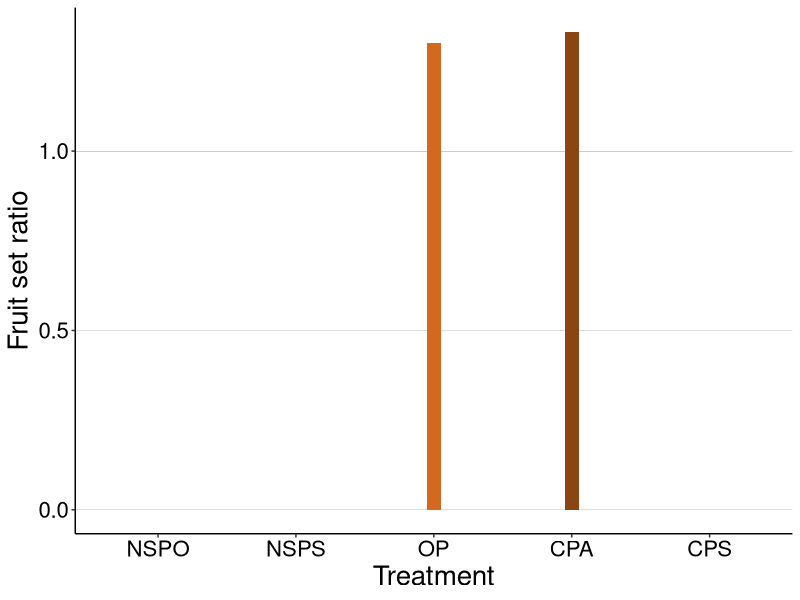

Recreate this plot in R.
## ---- chunk 1
knitr::opts_chunk$set(warning = FALSE, message = FALSE, echo = FALSE)
library(readxl)
data<-read_excel("database.xlsx", sheet = "III poliniza")

data$Tratamiento <- factor(data$Tratamiento,
                   levels = c("Libre", "Auto","Auto *", "Cruzado =","Cruzado *"),
                   labels = c("[OP]", "[NSPO]","[NSPS]", "[CPS]","[CPA]"))

# "[O]", "[NSB]","[NSG]", "[ASG]","[AC]"

data$Tratamiento<-as.factor(data$Tratamiento)
data$Ef<-as.numeric(data$Ef)
data$Tratamiento<-factor(data$Tratamiento,levels=c("[NSPO]","[NSPS]","[OP]","[CPA]", "[CPS]"))

### Pollination efficiency per treatment
library(ggplot2)
# color=c("coral4","coral","chocolate","chocolate4","tan3","chocolate1")
# G<-ggplot(data=data, aes(x=Tratamiento, y=Ef, fill=Tratamiento)) +
#   geom_bar(stat="identity", position="stack", width=0.1) +
#   theme_classic()+
#   labs(y="Efficiency (%)", x="Treatment")+
#   scale_fill_manual(values = c("coral4","coral","chocolate","chocolate4","tan3"))+
#   theme(text = element_text(size=20))+
#   theme(legend.title=element_blank())+
#   theme(legend.position = "none")+
#   theme(panel.grid.major.y = element_line(size=0.05, color='black'))+
#   theme(panel.grid.major.x = element_blank())+
#   theme(text = element_text(size=20, color='black'))+
#   theme(axis.text = element_text(color='black'))+
#   ylim(0,25)
# G
## ---- chunk 2
knitr::opts_chunk$set(warning = FALSE, message = FALSE, echo = FALSE)

# datapol<-read.delim("datapol.txt")

## ---- chunk 3
knitr::opts_chunk$set(warning = FALSE, message = FALSE, echo = FALSE)

datapol<-read_excel("database.xlsx", sheet = "III polin")

datapol$TRA <- factor(datapol$TRA,
                   levels = c("NSPO","NSPS","OP","CPA", "CPS"))

library(ggplot2)
# color=c("coral4","coral","chocolate","chocolate4","tan3","chocolate1")
G2<-ggplot(data=datapol, aes(x=TRA, y=PROP, fill=TRA)) +
  geom_bar(stat="identity", position="stack", width=0.1) +
  theme_classic()+
  labs(y="Fruit set ratio", x="Treatment")+
  scale_fill_manual(values = c("coral4","coral","chocolate","chocolate4","tan3"))+
  theme(text = element_text(size=20))+
  theme(legend.title=element_blank())+
  theme(legend.position = "none")+
  theme(panel.grid.major.y = element_line(size=0.05, color='black'))+
  theme(panel.grid.major.x = element_blank())+
  theme(text = element_text(size=20, color='black'))+
  theme(axis.text = element_text(color='black'))
G2

# library(ggplot2)
# p <- ggplot(datapol, aes(TRA, PROP, colour = TRA ))
# p +  geom_point() + labs(x = "") + labs(y = "CUAJE")+
#   theme_classic()

## ---- chunk 4
knitr::opts_chunk$set(warning = FALSE, message = FALSE, echo = FALSE)

# datapol2<-subset(datapol, TRA == "OP")
# datapol3<-subset(datapol, TRA == "CPA")
# datapol4<-rbind(datapol2, datapol3)
# 
# mpol2b <- glm(PROP ~ TRA,
#           family = "binomial",
#           data = datapol4)
# 
# summary(mpol2b)
# 
# library(sjPlot)
# plot_model(mpol2b, show.values = TRUE)+
#   theme_classic()+
#   theme(text = element_text(size=20))+
#   theme(legend.title=element_blank())+
#   theme(legend.position = "none")+
#   theme(panel.grid.major.y = element_line(size=0.05, color='black'))+
#   theme(panel.grid.major.x = element_blank())+
#   theme(text = element_text(size=20, color='black'))+
#   theme(axis.text = element_text(color='black'))


